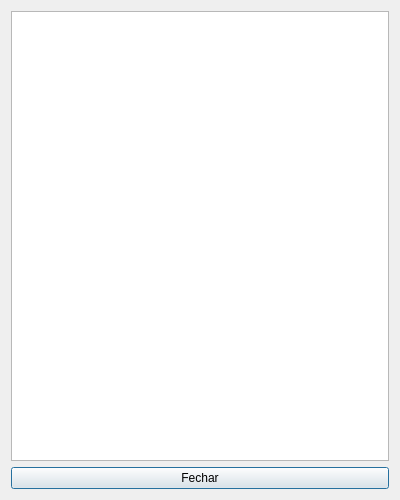
<?xml version="1.0" encoding="UTF-8"?>
<ui version="4.0">
 <class>ListMediasDialog</class>
 <widget class="QDialog" name="ListMediasDialog">
  <property name="geometry">
   <rect>
    <x>0</x>
    <y>0</y>
    <width>400</width>
    <height>500</height>
   </rect>
  </property>
  <property name="windowTitle">
   <string>Lista de Mídias</string>
  </property>
  <layout class="QVBoxLayout" name="verticalLayout">
   <item>
    <widget class="QListWidget" name="mediaList"/>
   </item>
   <item>
    <widget class="QPushButton" name="closeBtn">
     <property name="text">
      <string>Fechar</string>
     </property>
    </widget>
   </item>
  </layout>
 </widget>
 <resources/>
 <connections/>
</ui>
